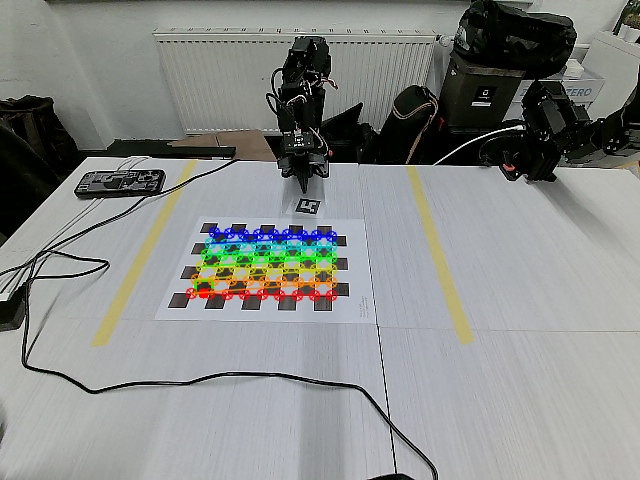
#> input picture calibration/dark_detect_example.jpg, 640 x 480 px
$ python -i duster.py   (imports and definitions only)
#> lines starting #> are read from the running program, lines starting #| are printed output that depends on the picture; after the words box and inside, x2 and y2 are one past the last pixel; in counts of white or black regions, pixels touching at a corner belong together
#> further down, picture is the input picture: shape (480, 640, 3); mean B, G, R 135.1, 137.3, 134.9
"""Detect a dark-grey whiteboard duster and small coloured metal bottle caps on the table (colour/shape, millisecond-fast).  ROI keeps the left-edge clutter out."""
from __future__ import annotations
import cv2, numpy as np
ROI = (185, 200, 400, 340)          # x1, y1, x2, y2 in the 640x480 table-camera picture
def detect(bgr, sat=60):
#> called with sat = 60
    hsv = cv2.cvtColor(bgr, cv2.COLOR_BGR2HSV); x1, y1, x2, y2 = ROI; res = {"duster": None, "caps": []}
#> after `hsv = cv2.cvtColor(bgr, cv2.COLOR_BGR2HSV)`: hsv: shape (480, 640, 3); mean H, S, V 68.4, 38, 141.2
    # duster: dark and unsaturated, big
    m = ((hsv[..., 2] > 75) & (hsv[..., 2] < 150) & (hsv[..., 1] < 45)).astype(np.uint8) * 255;       roi = np.zeros_like(m); roi[y1:y2, x1:x2] = m[y1:y2, x1:x2]; roi = cv2.morphologyEx(roi, cv2.MORPH_OPEN, np.ones((5, 5), np.uint8))
#> after `m = ((hsv[..., 2] > 75) & (hsv[..., 2] < 150) & (hsv[..., 1] < 45)).as`:
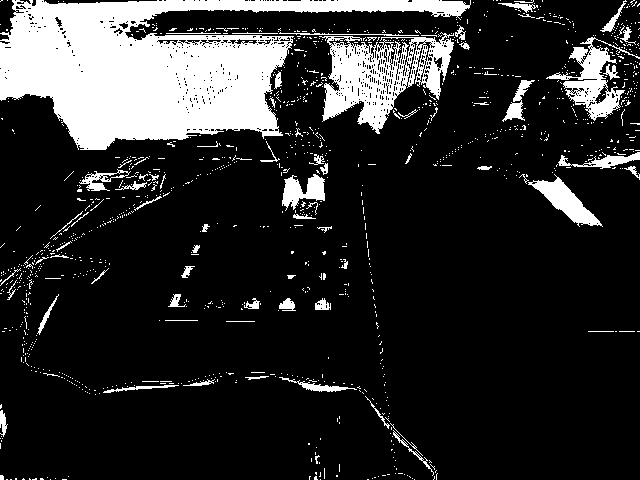
#> m: shape (480, 640); 17.1% white; 1208 white regions (1133 under 20 px), largest, box (x1, y1, x2, y2) and area: (0, 0, 471, 150) 33076, (319, 32, 454, 134) 6307, (546, 37, 640, 121) 2328
#> after `roi[y1:y2, x1:x2] = m[y1:y2, x1:x2]`:
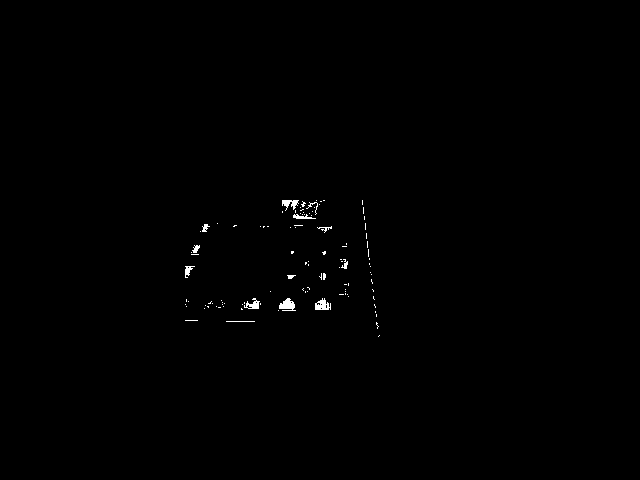
#> roi: shape (480, 640); 0.36% white; 108 white regions (95 under 20 px), largest, box (x1, y1, x2, y2) and area: (279, 298, 296, 311) 139, (315, 298, 331, 310) 123, (282, 200, 299, 211) 99
#> after `roi = cv2.morphologyEx(roi, cv2.MORPH_OPEN, np.ones((5, 5), np.uint8))`:
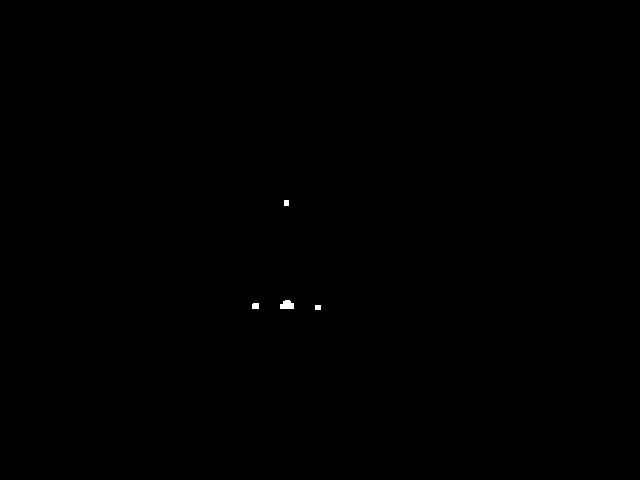
#> roi: shape (480, 640); 0.07% white; 4 white regions
    cs, _ = cv2.findContours(roi, cv2.RETR_EXTERNAL, cv2.CHAIN_APPROX_SIMPLE); cs = [c for c in cs if cv2.contourArea(c) > 350]
#> after `cs, _ = cv2.findContours(roi, cv2.RETR_EXTERNAL, cv2.CHAIN_APPROX_SIMP`: cs = 4 contours; box (x1, y1, x2, y2) and area: (280, 300, 294, 309) 82, (252, 303, 259, 309) 30, (315, 305, 321, 310) 20, (284, 200, 289, 206) 20
#> after `cs = [c for c in cs if cv2.contourArea(c) > 350]`: cs = []
    if cs:
        c = max(cs, key=cv2.contourArea); (cx, cy), (w, h), ang = cv2.minAreaRect(c)
        if w < h: w, h, ang = h, w, ang + 90
        res["duster"] = {"center": (round(cx, 1), round(cy, 1)), "long": round(w, 1), "short": round(h, 1), "angle": round(ang % 180, 1), "area": int(cv2.contourArea(c))}
    # caps: saturated, round, small (pink/orange/blue); skip the red brick (rectangular, hue ~178, big)
    s = ((hsv[..., 1] > sat) & (hsv[..., 2] > 70)).astype(np.uint8) * 255; roi = np.zeros_like(s); roi[y1:y2, x1:x2] = s[y1:y2, x1:x2]; roi = cv2.morphologyEx(roi, cv2.MORPH_OPEN, np.ones((3, 3), np.uint8))
#> after `s = ((hsv[..., 1] > sat) & (hsv[..., 2] > 70)).astype(np.uint8) * 255`:
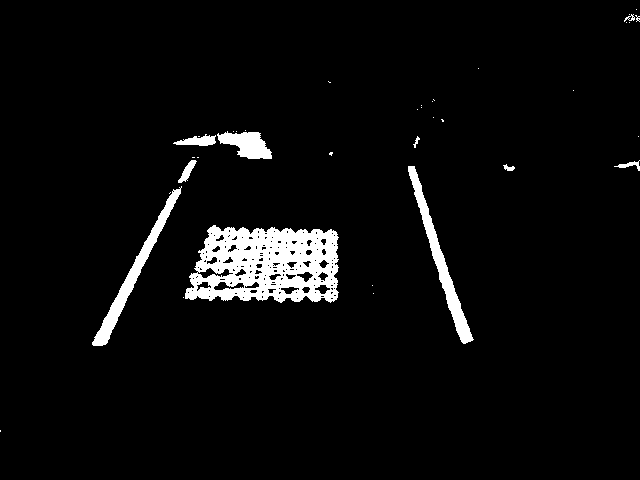
#> s: shape (480, 640); 4.5% white; 38 white regions (28 under 20 px), largest, box (x1, y1, x2, y2) and area: (185, 225, 339, 303) 8322, (408, 166, 474, 344) 1854, (92, 186, 182, 346) 1811
#> after `roi[y1:y2, x1:x2] = s[y1:y2, x1:x2]`:
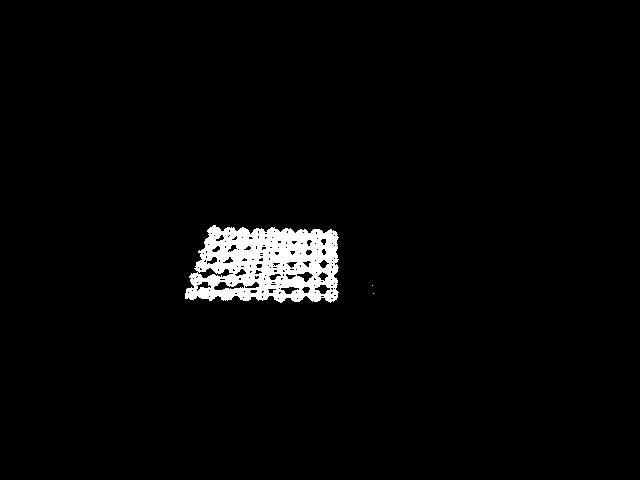
#> roi: shape (480, 640); 2.7% white; 3 white regions (2 under 20 px), largest, box (x1, y1, x2, y2) and area: (185, 225, 339, 303) 8322
#> after `roi = cv2.morphologyEx(roi, cv2.MORPH_OPEN, np.ones((3, 3), np.uint8))`:
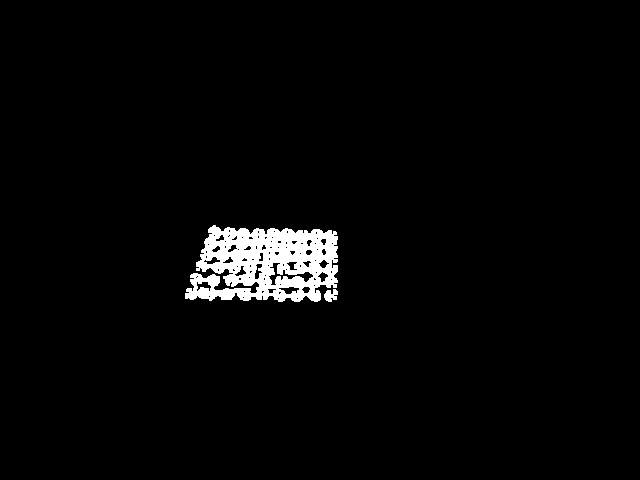
#> roi: shape (480, 640); 2.6% white; 2 white regions
    cs, _ = cv2.findContours(roi, cv2.RETR_EXTERNAL, cv2.CHAIN_APPROX_SIMPLE)
#> cs = 2 contours; box (x1, y1, x2, y2) and area: (185, 225, 338, 302) 8709, (324, 289, 338, 302) 94
    for c in cs:
        a = cv2.contourArea(c)
        if not 50 < a < 700: continue                  # metal caps are shiny: only part of the cap passes the colour test, so small blobs count
        per = cv2.arcLength(c, True); circ = 4 * np.pi * a / max(per * per, 1e-6)
        if circ < 0.1: continue
        (cx, cy), r = cv2.minEnclosingCircle(c); col = hsv[int(cy), int(cx)]
        res["caps"].append({"center": (round(cx, 1), round(cy, 1)), "diameter_px": round(2 * r, 1), "hue": int(col[0]), "area": int(a), "circularity": round(circ, 2)})
#> this loop made 2 passes
#> (a, per, circ, cx, cy, r, col) on pass 1: (94.5, 61.21, 0.317, 330.9, 294.8, 7.21, [0, 224, 190])
#> a on pass 2: 8709
    return res
def draw(bgr, det):
    out = bgr.copy()
    if det["duster"]:
        d = det["duster"]; cv2.polylines(out, [cv2.boxPoints(((d["center"][0], d["center"][1]), (d["long"], d["short"]), d["angle"])).astype(np.int32)], True, (0, 255, 0), 2)
    for c in det["caps"]: cv2.circle(out, (int(c["center"][0]), int(c["center"][1])), int(c["diameter_px"] / 2) + 3, (255, 0, 255), 2)
    return out

>>> import cv2
>>> picture = cv2.imread('../../calibration/dark_detect_example.jpg')
>>> result = detect(picture)
#> result = 2 items
